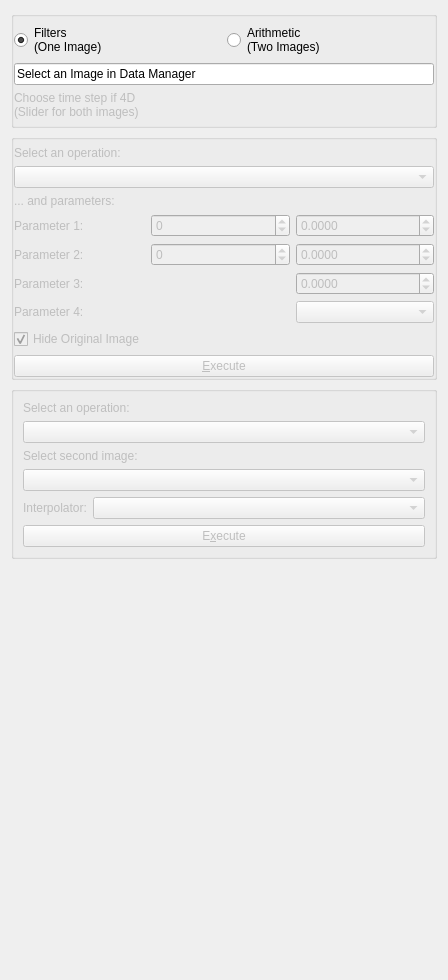
<?xml version="1.0" encoding="UTF-8"?>
<ui version="4.0">
 <class>QmitkBasicImageProcessingViewControls</class>
 <widget class="QWidget" name="QmitkBasicImageProcessingViewControls">
  <property name="geometry">
   <rect>
    <x>0</x>
    <y>0</y>
    <width>448</width>
    <height>980</height>
   </rect>
  </property>
  <property name="windowTitle">
   <string>Form</string>
  </property>
  <layout class="QGridLayout" name="gridLayout_4">
   <item row="0" column="0">
    <widget class="QGroupBox" name="groupBox">
     <property name="title">
      <string/>
     </property>
     <property name="flat">
      <bool>true</bool>
     </property>
     <layout class="QGridLayout" name="gridLayout_3">
      <property name="leftMargin">
       <number>0</number>
      </property>
      <property name="topMargin">
       <number>6</number>
      </property>
      <property name="rightMargin">
       <number>0</number>
      </property>
      <property name="bottomMargin">
       <number>6</number>
      </property>
      <item row="0" column="0">
       <widget class="QRadioButton" name="rBOneImOp">
        <property name="text">
         <string>Filters
(One Image)</string>
        </property>
        <property name="checked">
         <bool>true</bool>
        </property>
       </widget>
      </item>
      <item row="0" column="1">
       <widget class="QRadioButton" name="rBTwoImOp">
        <property name="text">
         <string>Arithmetic
(Two Images)</string>
        </property>
       </widget>
      </item>
      <item row="1" column="0" colspan="2">
       <widget class="QLineEdit" name="leImage1">
        <property name="text">
         <string>Select an Image in Data Manager</string>
        </property>
        <property name="readOnly">
         <bool>true</bool>
        </property>
       </widget>
      </item>
      <item row="2" column="0">
       <widget class="QLabel" name="tlTime">
        <property name="enabled">
         <bool>false</bool>
        </property>
        <property name="toolTip">
         <string>Output image will be 3D</string>
        </property>
        <property name="text">
         <string>Choose time step if 4D
(Slider for both images)</string>
        </property>
        <property name="wordWrap">
         <bool>false</bool>
        </property>
       </widget>
      </item>
      <item row="2" column="1">
       <widget class="QmitkSliderNavigatorWidget" name="sliceNavigatorTime" native="true">
        <property name="enabled">
         <bool>false</bool>
        </property>
        <property name="toolTip">
         <string>Output image will be 3D</string>
        </property>
       </widget>
      </item>
     </layout>
    </widget>
   </item>
   <item row="1" column="0">
    <widget class="QGroupBox" name="gbOneImageOps">
     <property name="title">
      <string/>
     </property>
     <property name="flat">
      <bool>true</bool>
     </property>
     <layout class="QGridLayout" name="gridLayout">
      <property name="leftMargin">
       <number>0</number>
      </property>
      <property name="topMargin">
       <number>6</number>
      </property>
      <property name="rightMargin">
       <number>0</number>
      </property>
      <property name="bottomMargin">
       <number>0</number>
      </property>
      <item row="0" column="0" colspan="3">
       <widget class="QLabel" name="tlWhat1">
        <property name="enabled">
         <bool>false</bool>
        </property>
        <property name="text">
         <string>Select an operation:</string>
        </property>
        <property name="wordWrap">
         <bool>false</bool>
        </property>
        <property name="buddy">
         <cstring>cbWhat1</cstring>
        </property>
       </widget>
      </item>
      <item row="1" column="0" colspan="3">
       <widget class="QComboBox" name="cbWhat1">
        <property name="enabled">
         <bool>false</bool>
        </property>
       </widget>
      </item>
      <item row="2" column="0" colspan="3">
       <widget class="QLabel" name="tlParam">
        <property name="enabled">
         <bool>false</bool>
        </property>
        <property name="text">
         <string>... and parameters:</string>
        </property>
        <property name="wordWrap">
         <bool>false</bool>
        </property>
       </widget>
      </item>
      <item row="3" column="0">
       <widget class="QLabel" name="tlParam1">
        <property name="enabled">
         <bool>false</bool>
        </property>
        <property name="text">
         <string>Parameter 1:</string>
        </property>
        <property name="wordWrap">
         <bool>false</bool>
        </property>
        <property name="buddy">
         <cstring>sbParam1</cstring>
        </property>
       </widget>
      </item>
      <item row="4" column="0">
       <widget class="QLabel" name="tlParam2">
        <property name="enabled">
         <bool>false</bool>
        </property>
        <property name="text">
         <string>Parameter 2:</string>
        </property>
        <property name="wordWrap">
         <bool>false</bool>
        </property>
        <property name="buddy">
         <cstring>sbParam2</cstring>
        </property>
       </widget>
      </item>
      <item row="8" column="0" colspan="3">
       <widget class="QPushButton" name="btnDoIt">
        <property name="enabled">
         <bool>false</bool>
        </property>
        <property name="text">
         <string>&amp;Execute</string>
        </property>
       </widget>
      </item>
      <item row="7" column="0">
       <widget class="QCheckBox" name="cbHideOrig">
        <property name="enabled">
         <bool>false</bool>
        </property>
        <property name="text">
         <string>Hide Original Image</string>
        </property>
        <property name="checked">
         <bool>true</bool>
        </property>
       </widget>
      </item>
      <item row="5" column="0">
       <widget class="QLabel" name="tlParam3">
        <property name="enabled">
         <bool>false</bool>
        </property>
        <property name="text">
         <string>Parameter 3:</string>
        </property>
       </widget>
      </item>
      <item row="6" column="0">
       <widget class="QLabel" name="tlParam4">
        <property name="enabled">
         <bool>false</bool>
        </property>
        <property name="text">
         <string>Parameter 4:</string>
        </property>
       </widget>
      </item>
      <item row="6" column="2">
       <widget class="QComboBox" name="cbParam4">
        <property name="enabled">
         <bool>false</bool>
        </property>
        <property name="sizePolicy">
         <sizepolicy hsizetype="Expanding" vsizetype="Fixed">
          <horstretch>0</horstretch>
          <verstretch>0</verstretch>
         </sizepolicy>
        </property>
       </widget>
      </item>
      <item row="5" column="2">
       <widget class="QDoubleSpinBox" name="dsbParam3">
        <property name="enabled">
         <bool>false</bool>
        </property>
        <property name="sizePolicy">
         <sizepolicy hsizetype="Expanding" vsizetype="Fixed">
          <horstretch>0</horstretch>
          <verstretch>0</verstretch>
         </sizepolicy>
        </property>
        <property name="layoutDirection">
         <enum>Qt::LeftToRight</enum>
        </property>
        <property name="alignment">
         <set>Qt::AlignLeading|Qt::AlignLeft|Qt::AlignVCenter</set>
        </property>
        <property name="decimals">
         <number>4</number>
        </property>
        <property name="minimum">
         <double>-999999999.000000000000000</double>
        </property>
        <property name="maximum">
         <double>999999999.000000000000000</double>
        </property>
       </widget>
      </item>
      <item row="4" column="2">
       <widget class="QDoubleSpinBox" name="dsbParam2">
        <property name="enabled">
         <bool>false</bool>
        </property>
        <property name="sizePolicy">
         <sizepolicy hsizetype="Expanding" vsizetype="Fixed">
          <horstretch>0</horstretch>
          <verstretch>0</verstretch>
         </sizepolicy>
        </property>
        <property name="decimals">
         <number>4</number>
        </property>
        <property name="minimum">
         <double>-999999999.000000000000000</double>
        </property>
        <property name="maximum">
         <double>999999999.000000000000000</double>
        </property>
       </widget>
      </item>
      <item row="3" column="2">
       <widget class="QDoubleSpinBox" name="dsbParam1">
        <property name="enabled">
         <bool>false</bool>
        </property>
        <property name="sizePolicy">
         <sizepolicy hsizetype="Expanding" vsizetype="Fixed">
          <horstretch>0</horstretch>
          <verstretch>0</verstretch>
         </sizepolicy>
        </property>
        <property name="decimals">
         <number>4</number>
        </property>
        <property name="minimum">
         <double>-999999999.000000000000000</double>
        </property>
        <property name="maximum">
         <double>999999999.000000000000000</double>
        </property>
       </widget>
      </item>
      <item row="3" column="1">
       <widget class="QSpinBox" name="sbParam1">
        <property name="enabled">
         <bool>false</bool>
        </property>
        <property name="sizePolicy">
         <sizepolicy hsizetype="Expanding" vsizetype="Fixed">
          <horstretch>0</horstretch>
          <verstretch>0</verstretch>
         </sizepolicy>
        </property>
        <property name="minimum">
         <number>-999999999</number>
        </property>
        <property name="maximum">
         <number>999999999</number>
        </property>
       </widget>
      </item>
      <item row="4" column="1">
       <widget class="QSpinBox" name="sbParam2">
        <property name="enabled">
         <bool>false</bool>
        </property>
        <property name="sizePolicy">
         <sizepolicy hsizetype="Expanding" vsizetype="Fixed">
          <horstretch>0</horstretch>
          <verstretch>0</verstretch>
         </sizepolicy>
        </property>
        <property name="minimum">
         <number>-999999999</number>
        </property>
        <property name="maximum">
         <number>999999999</number>
        </property>
       </widget>
      </item>
     </layout>
    </widget>
   </item>
   <item row="2" column="0">
    <widget class="QGroupBox" name="gbTwoImageOps">
     <property name="enabled">
      <bool>true</bool>
     </property>
     <property name="title">
      <string/>
     </property>
     <property name="flat">
      <bool>true</bool>
     </property>
     <property name="checkable">
      <bool>false</bool>
     </property>
     <property name="checked">
      <bool>false</bool>
     </property>
     <layout class="QGridLayout" name="gridLayout_2">
      <item row="0" column="0" colspan="2">
       <widget class="QLabel" name="tlWhat2">
        <property name="enabled">
         <bool>false</bool>
        </property>
        <property name="text">
         <string>Select an operation:</string>
        </property>
        <property name="wordWrap">
         <bool>false</bool>
        </property>
        <property name="buddy">
         <cstring>cbWhat2</cstring>
        </property>
       </widget>
      </item>
      <item row="1" column="0" colspan="2">
       <widget class="QComboBox" name="cbWhat2">
        <property name="enabled">
         <bool>false</bool>
        </property>
       </widget>
      </item>
      <item row="2" column="0" colspan="2">
       <widget class="QLabel" name="tlImage2">
        <property name="enabled">
         <bool>false</bool>
        </property>
        <property name="text">
         <string>Select second image:</string>
        </property>
        <property name="wordWrap">
         <bool>false</bool>
        </property>
        <property name="buddy">
         <cstring>m_ImageSelector2</cstring>
        </property>
       </widget>
      </item>
      <item row="3" column="0" colspan="2">
       <widget class="QmitkDataStorageComboBox" name="m_ImageSelector2">
        <property name="enabled">
         <bool>false</bool>
        </property>
       </widget>
      </item>
      <item row="4" column="0">
       <widget class="QLabel" name="tlParam5">
        <property name="enabled">
         <bool>false</bool>
        </property>
        <property name="text">
         <string>Interpolator:</string>
        </property>
       </widget>
      </item>
      <item row="4" column="1">
       <widget class="QComboBox" name="cbParam5">
        <property name="enabled">
         <bool>false</bool>
        </property>
        <property name="sizePolicy">
         <sizepolicy hsizetype="Expanding" vsizetype="Fixed">
          <horstretch>0</horstretch>
          <verstretch>0</verstretch>
         </sizepolicy>
        </property>
       </widget>
      </item>
      <item row="5" column="0" colspan="2">
       <widget class="QPushButton" name="btnDoIt2">
        <property name="enabled">
         <bool>false</bool>
        </property>
        <property name="text">
         <string>E&amp;xecute</string>
        </property>
       </widget>
      </item>
     </layout>
    </widget>
   </item>
   <item row="3" column="0">
    <spacer name="verticalSpacer">
     <property name="orientation">
      <enum>Qt::Vertical</enum>
     </property>
     <property name="sizeHint" stdset="0">
      <size>
       <width>254</width>
       <height>403</height>
      </size>
     </property>
    </spacer>
   </item>
  </layout>
  <zorder>groupBox</zorder>
  <zorder>gbTwoImageOps</zorder>
  <zorder>gbOneImageOps</zorder>
  <zorder>btnDoIt2</zorder>
 </widget>
 <customwidgets>
  <customwidget>
   <class>QmitkDataStorageComboBox</class>
   <extends>QComboBox</extends>
   <header location="global">QmitkDataStorageComboBox.h</header>
  </customwidget>
  <customwidget>
   <class>QmitkSliderNavigatorWidget</class>
   <extends>QWidget</extends>
   <header location="global">QmitkSliderNavigatorWidget.h</header>
  </customwidget>
 </customwidgets>
 <resources/>
 <connections/>
</ui>
